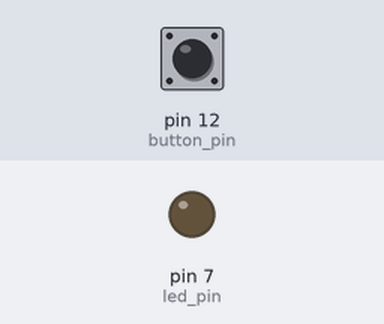
A sketch run on a simulated Arduino Uno, built with avr-gcc and run on an emulated ATmega328P. Shown: output pins drawn as LEDs (lit = HIGH). Inputs (shaded band) come from the test bench; at power-on: pin 12 (button_pin) HIGH. What the sketch prints to the serial monitor is not drawn.

Above: at 1.2 s.
1.3 s: pin 12 (button_pin) pulled LOW for 0.15 s
At 1.38 s:
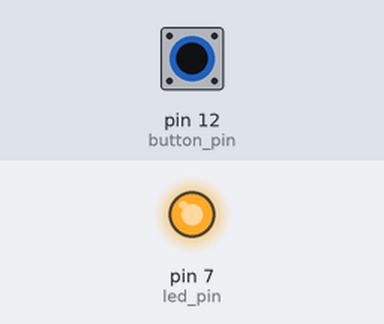
2.9 s: pin 12 (button_pin) pulled LOW for 3.2 s
At 6.4 s:
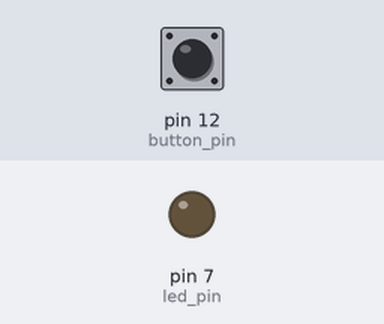
Timing chart, 0 to 7.9 s (numbered marks = the images above; inputs shaded):
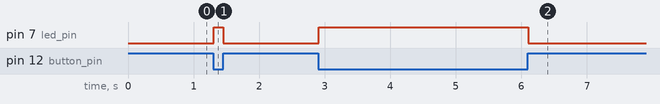

Measured:
- after the input at 1.3 s, pin 7 (led_pin): LOW → HIGH at once, → LOW 0.15 s later
- after the input at 2.9 s, pin 7 (led_pin): LOW → HIGH at once, → LOW 3.2 s later

The sketch:

button_read.ino
```cpp
int button_pin = 12;
int button_read ;
int led_pin = 7;

void setup() {
  // put your setup code here, to run once:
Serial.begin(9600);
pinMode(button_pin , INPUT);
pinMode(led_pin , OUTPUT);
}

void loop() {
  // put your main code here, to run repeatedly:
button_read = digitalRead(button_pin);
Serial.println(button_read);
if (button_read == 0){
  digitalWrite(led_pin , HIGH);
  }
if (button_read == 1){
  digitalWrite(led_pin , LOW);

  }
}
```
